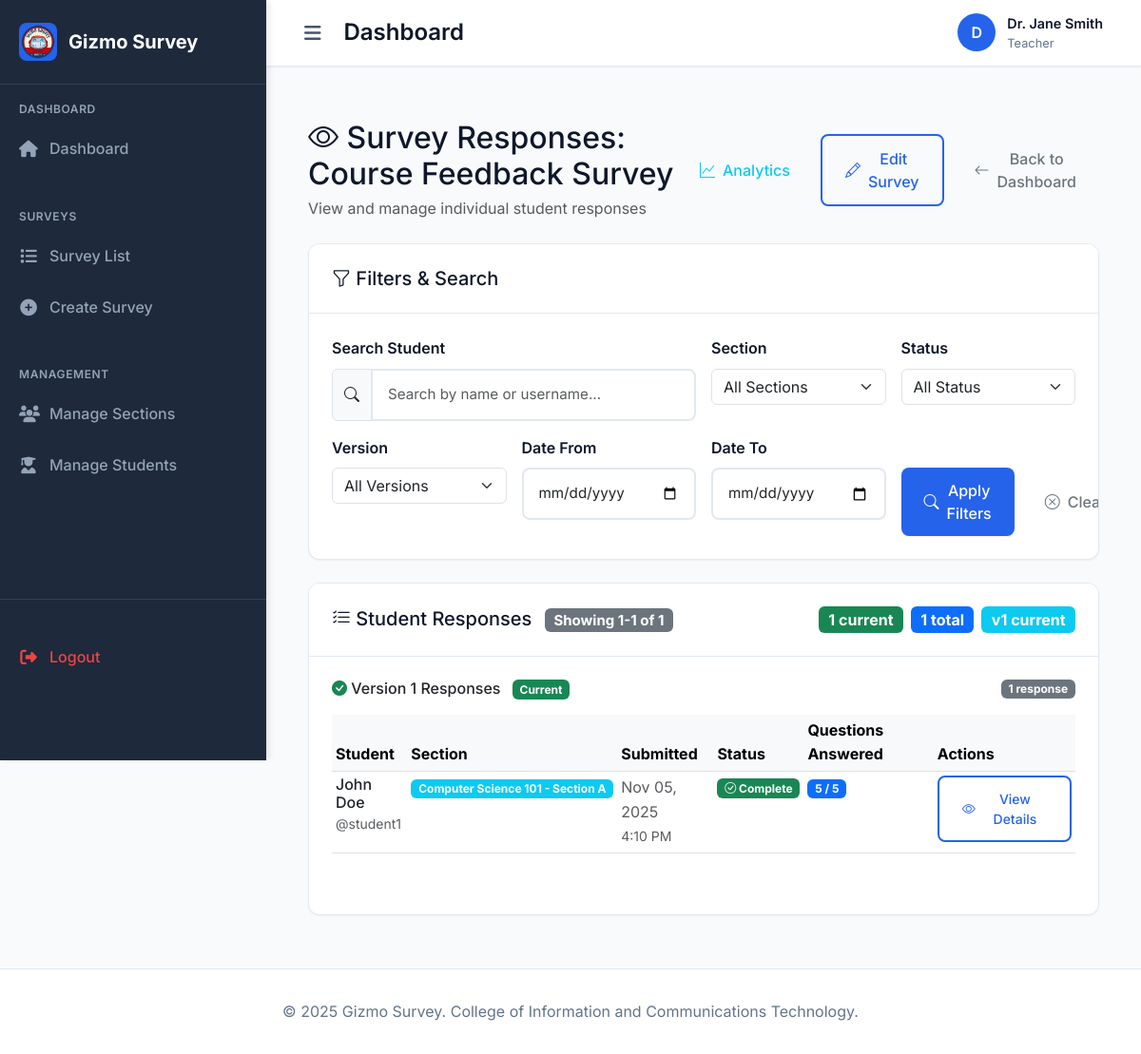
The page /teacher/survey/1/responses/ (signed in) on the database as committed earlier.
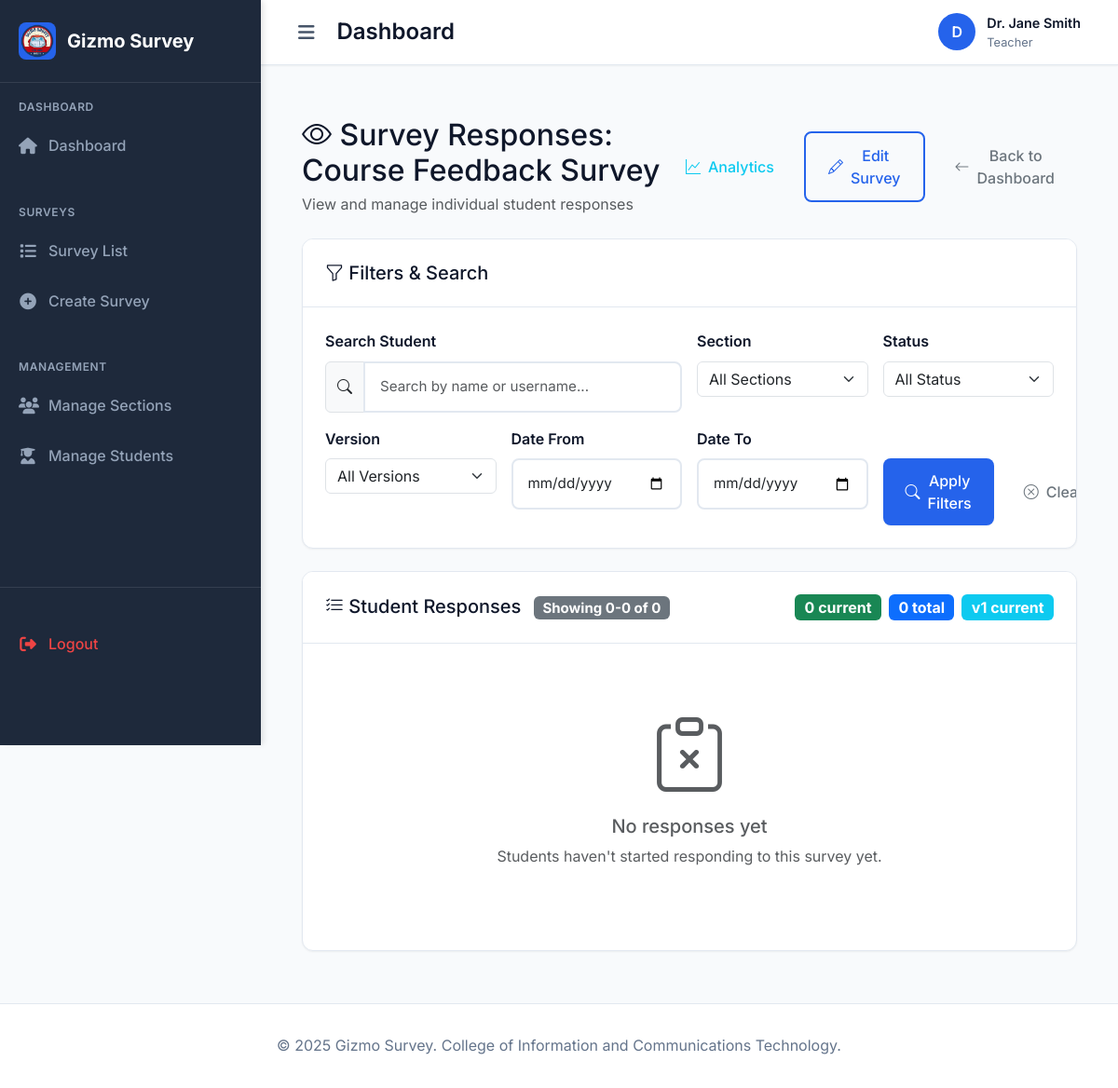
The same page on the database as committed later.
### myapp/models.py (models this page shows, shortened)
class Survey(models.Model):
    title = models.CharField(max_length=200)
    description = models.TextField(blank=True)
    created_by = models.ForeignKey(User, on_delete=models.CASCADE, related_name='created_surveys')
    sections = models.ManyToManyField(Section, related_name='surveys')
    is_active = models.BooleanField(default=True)
    created_at = models.DateTimeField(auto_now_add=True)
    updated_at = models.DateTimeField(auto_now=True)
    due_date = models.DateTimeField(null=True, blank=True)
    version = models.PositiveIntegerField(default=1, help_text="Incremented when survey is edited")
    class Meta:
        ordering = ['-created_at']

class SurveyResponse(models.Model):
    survey = models.ForeignKey(Survey, on_delete=models.CASCADE, related_name='responses')
    student = models.ForeignKey(User, on_delete=models.CASCADE, related_name='survey_responses')
    submitted_at = models.DateTimeField(auto_now_add=True)
    is_complete = models.BooleanField(default=True)
    survey_version = models.PositiveIntegerField(default=1, help_text="Version of survey when response was submitted")
    class Meta:
        ordering = ['-submitted_at']

class UserProfile(models.Model):
    ROLE_CHOICES = [
        ('student', 'Student'),
        ('teacher', 'Teacher'),
    ]
    user = models.OneToOneField(User, on_delete=models.CASCADE)
    role = models.CharField(max_length=10, choices=ROLE_CHOICES)
    section = models.ForeignKey(Section, on_delete=models.CASCADE, null=True, blank=True)
    student_id = models.CharField(max_length=20, blank=True, null=True)
    is_active = models.BooleanField(default=True, help_text="Whether this user profile is active (not soft deleted)")

class Section(models.Model):
    name = models.CharField(max_length=100)
    code = models.CharField(max_length=20, unique=True)
    description = models.TextField(blank=True)
    is_active = models.BooleanField(default=True, help_text="Whether this section is active (not soft deleted)")
    created_at = models.DateTimeField(auto_now_add=True)

### myapp/views.py (the view, shortened to what this page needs)
# urls.py: path('teacher/survey/<int:survey_id>/responses/', views.survey_responses, name='survey_responses'),
@login_required
def survey_responses(request, survey_id):
    profile = UserProfile.objects.get(user=request.user)
    if profile.role != 'teacher':
        messages.error(request, 'Access denied. Teacher access required.')
        return redirect('home')
    survey = get_object_or_404(Survey, id=survey_id, created_by=request.user)
    responses = SurveyResponse.objects.filter(survey=survey).select_related('student', 'student__userprofile__section').order_by('-submitted_at')
    search_query = request.GET.get('search', '')
    section_filter = request.GET.get('section', '')
    status_filter = request.GET.get('status', '')
    version_filter = request.GET.get('version', '')
    date_from = request.GET.get('date_from', '')
    date_to = request.GET.get('date_to', '')
    if search_query:
        responses = responses.filter(
            Q(student__first_name__icontains=search_query) |
            Q(student__last_name__icontains=search_query) |
            Q(student__username__icontains=search_query)
        )
    if section_filter:
        responses = responses.filter(student__userprofile__section_id=section_filter)
    if status_filter:
        if status_filter == 'complete':
            responses = responses.filter(is_complete=True)
        elif status_filter == 'incomplete':
            responses = responses.filter(is_complete=False)
    if version_filter:
        responses = responses.filter(survey_version=version_filter)
    if date_from:
        try:
            date_from_obj = datetime.strptime(date_from, '%Y-%m-%d')
            responses = responses.filter(submitted_at__gte=date_from_obj)
        except ValueError:
            pass
    sections = Section.objects.filter(is_active=True).order_by('name')
    all_versions = SurveyResponse.objects.filter(survey=survey).values_list('survey_version', flat=True).distinct().order_by('-survey_version')
    paginator = Paginator(responses, 5)  # Show 5 responses per page
    page_number = request.GET.get('page', 1)
    page_obj = paginator.get_page(page_number)
    responses_by_version = {}
    for response in page_obj:
        version = response.survey_version
        if version not in responses_by_version:
            responses_by_version[version] = []
        responses_by_version[version].append(response)
    sorted_versions = sorted(responses_by_version.keys(), reverse=True)
    for version_responses in responses_by_version.values():
        for response in version_responses:
            response.original_question_count = response.answers.count()
    all_responses = SurveyResponse.objects.filter(survey=survey)
    current_version_count = all_responses.filter(survey_version=survey.version).count()
    outdated_version_counts = {}
    for version in all_versions:
        if version != survey.version:
            outdated_version_counts[version] = all_responses.filter(survey_version=version).count()
    context = {
        'survey': survey,
        'responses_by_version': responses_by_version,
        'sorted_versions': sorted_versions,
        'current_version_count': current_version_count,
        'outdated_version_counts': outdated_version_counts,
        'search_query': search_query,
        'section_filter': section_filter,
        'status_filter': status_filter,
        'version_filter': version_filter,
        'date_from': date_from,
        'date_to': date_to,
        'sections': sections,
        'all_versions': all_versions,
        'page_obj': page_obj,
        'profile': profile,
    }
    return render(request, 'myapp/survey_responses.html', context)

### myapp/templates/myapp/survey_responses.html (shortened to what the changed rows need)
{% extends 'myapp/base.html' %}
{% block content %}
<div class="container-fluid py-4">
    <div class="row">
        <div class="col-12">
            <div class="d-flex justify-content-between align-items-center mb-4">
                <div>
                    <h2 class="mb-1">
                        <i class="bi bi-eye"></i> Survey Responses: {{ survey.title }}
                    </h2>
                    <p class="text-muted mb-0">
                        View and manage individual student responses
                    </p>
                </div>
            </div>
        </div>
    </div>
    <div class="row">
        <div class="col-12">
            <div class="card">
                <div class="card-header d-flex justify-content-between align-items-center">
                    <h5 class="mb-0">
                        <i class="bi bi-list-check"></i> Student Responses
                        <span class="badge bg-secondary ms-2">
                            Showing {{ page_obj.start_index }}-{{ page_obj.end_index }} of {{ page_obj.paginator.count }}
                        </span>
                    </h5>
                    <div class="d-flex gap-2">
                        <span class="badge bg-success fs-6">{{ current_version_count }} current</span>
                        <span class="badge bg-primary fs-6">{{ survey.responses.count }} total</span>
                        <span class="badge bg-info fs-6">v{{ survey.version }} current</span>
                    </div>
                </div>
                <div class="card-body">
                    {% if responses_by_version %}
                        {% for version in sorted_versions %}
                            {% for version_key, responses in responses_by_version.items %}
                                {% if version_key == version %}
                                <div class="mb-4">
                                    <div class="d-flex justify-content-between align-items-center mb-3">
                                        <h6 class="mb-0">
                                            <i class="bi bi-{% if version == survey.version %}check-circle-fill text-success{% else %}clock-history text-warning{% endif %}"></i>
                                            Version {{ version }} Responses
                                            {% if version == survey.version %}
                                                <span class="badge bg-success ms-2">Current</span>
                                            {% else %}
                                                <span class="badge bg-warning ms-2">Outdated</span>
                                            {% endif %}
                                        </h6>
                                        <span class="badge bg-secondary">{{ responses|length }} response{{ responses|length|pluralize }}</span>
                                    </div>
                                    <div class="table-responsive">
                                        <table class="table table-hover table-sm">
                                            <thead class="table-light">
                                                <tr>
                                                    <th>Student</th>
                                                    <th>Section</th>
                                                    <th>Submitted</th>
                                                    <th>Status</th>
                                                    <th>Questions Answered</th>
                                                    <th>Actions</th>
                                                </tr>
                                            </thead>
                                            <tbody>
                                                {% for response in responses %}
                                                    <tr class="{% if version != survey.version %}table-warning{% endif %}">
                                                        <td>
                                                            <div>
                                                                <h6 class="mb-0">{{ response.student.get_full_name|default:response.student.username }}</h6>
                                                                <small class="text-muted">@{{ response.student.username }}</small>
                                                            </div>
                                                        </td>
                                                        <td>
                                                            <span class="badge bg-info">
                                                                {{ response.student.userprofile.section.name|default:"No Section" }}
                                                            </span>
                                                        </td>
                                                        <td>
                                                            <span class="text-muted">
                                                                {{ response.submitted_at|date:"M d, Y" }}<br>
                                                                <small>{{ response.submitted_at|time:"g:i A" }}</small>
                                                            </span>
                                                        </td>
                                                        <td>
                                                            {% if response.is_complete %}
                                                                <span class="badge bg-success">
                                                                    <i class="bi bi-check-circle"></i> Complete
                                                                </span>
                                                            {% else %}
                                                                <span class="badge bg-warning">
                                                                    <i class="bi bi-exclamation-circle"></i> Incomplete
                                                                </span>
                                                            {% endif %}
                                                        </td>
                                                        <td>
                                                            <span class="badge bg-primary">
                                                                {{ response.answers.count }} / {{ response.original_question_count }}
                                                            </span>
                                                        </td>
                                                        <td>
                                                            <a href="{% url 'view_response' response.id %}" class="btn btn-outline-primary btn-sm">
                                                                <i class="bi bi-eye"></i> View Details
                                                            </a>
                                                        </td>
                                                    </tr>
                                                {% endfor %}
                                            </tbody>
                                        </table>
                                    </div>
                                </div>
                                {% endif %}
                            {% endfor %}
                        {% endfor %}
                    {% else %}
                        <div class="text-center py-5">
                            <i class="bi bi-clipboard-x display-1 text-muted"></i>
                            <h5 class="text-muted mt-3">No responses yet</h5>
                            <p class="text-muted">
                                {% if search_query %}
                                    No responses found matching "{{ search_query }}".
                                {% else %}
                                    Students haven't started responding to this survey yet.
                                {% endif %}
                            </p>
                        </div>
                    {% endif %}
                </div>
            </div>
        </div>
    </div>
</div>
{% endblock %}

Rows that differ between the two databases and show on the page:
removed SurveyResponse: version "1", responses "1", student.get_full_name "John Doe", student.username "student1", student.userprofile.section.name "Computer Science 101 - Section A", submitted_at "Nov 05, 2025", submitted_at "4:10 PM", is_complete True (drawn), answers.count "5", original_question_count "5"
changed Survey "Course Feedback Survey": responses.count "1" → "0"
Other text that changed with them:
{{ page_obj.start_index }}: "1" → "0"
{{ page_obj.end_index }}: "1" → "0"
{{ page_obj.paginator.count }}: "1" → "0"
{{ current_version_count }}: "1" → "0"
text now shown: "No responses yet Students haven't started responding to this survey yet."
